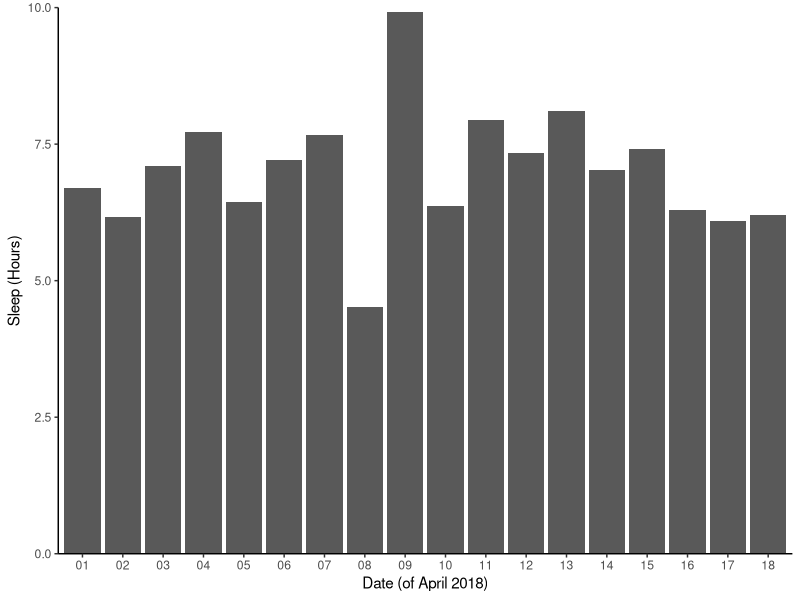

This figure's R source: (Note: this script raises an error after producing the figure.)
library(ggplot2)

hours_of_sleep <- c(6.7, 6.16667, 7.1, 7.71667, 6.43337, 7.21667, 7.66667, 4.51667, 9.91667, 6.36667, 7.95, 7.33333, 8.1, 7.03333, 7.41667, 6.3, 6.1, 6.2)
date <- c("01","02","03","04","05","06","07","08","09","10","11","12","13","14","15","16","17","18")

sleepTable <- data.frame(y=hours_of_sleep,
                        x=date)
sleepTable

g2 <- ggplot(sleepTable, aes(x, y)) +
  geom_bar(stat="identity") +
  xlab("Date (of April 2018)") +
  scale_x_discrete(breaks=date) + 
  ylab("Sleep (Hours)") +
  scale_y_continuous(expand=c(0,0), limits=c(0,10)) + 
  theme(axis.text = element_text(size=12),
        axis.title=element_text(size=14),
        legend.title=element_text(size=14),
        legend.text = element_text(size=12),
        panel.grid = element_blank(),
        axis.ticks = element_blank()) + 
  theme_classic() +
  ggsave("hours_of_sleep.png")

g2
